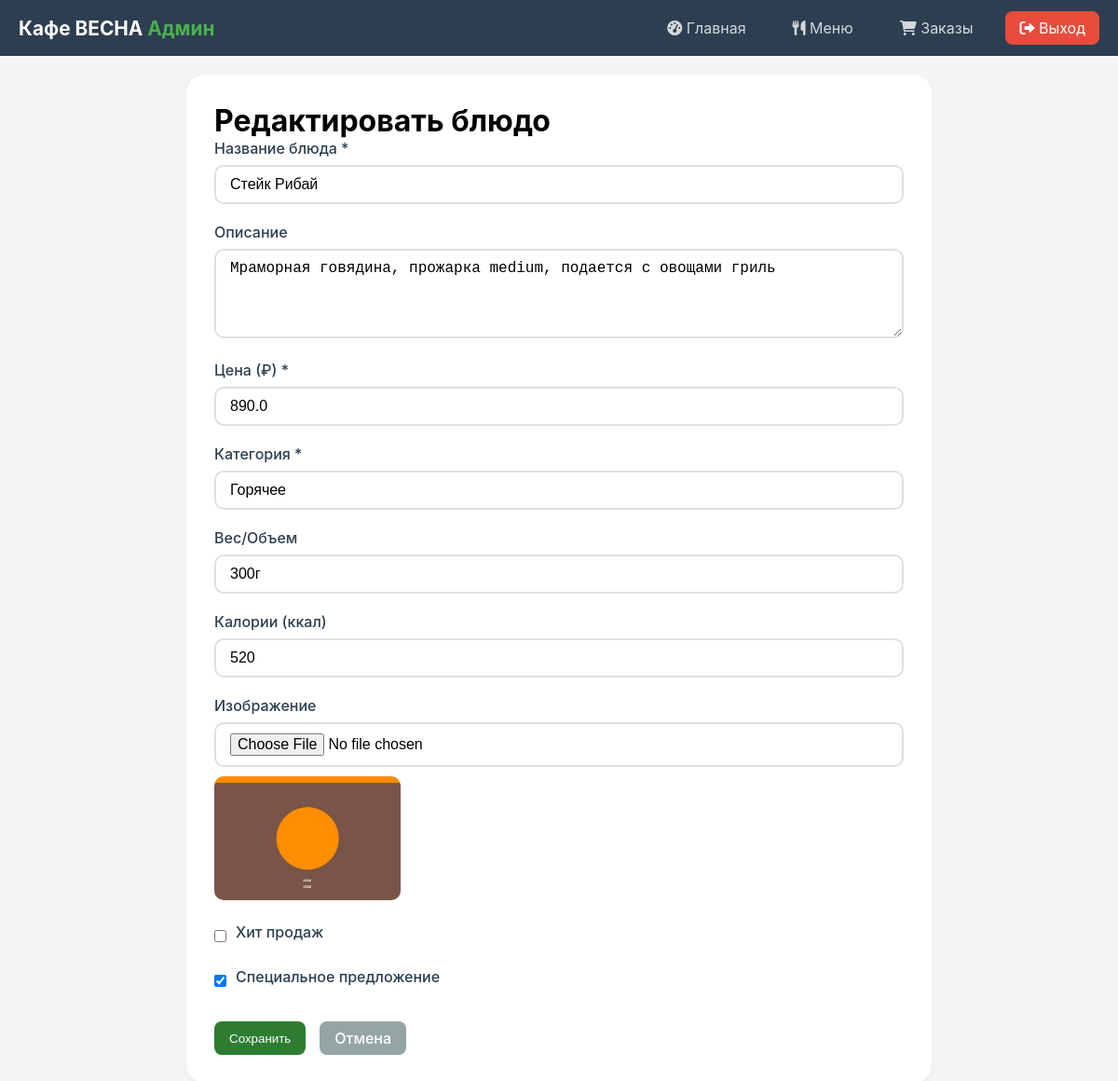
Page /admin/menu/edit/3 (signed in) on the earlier database version.
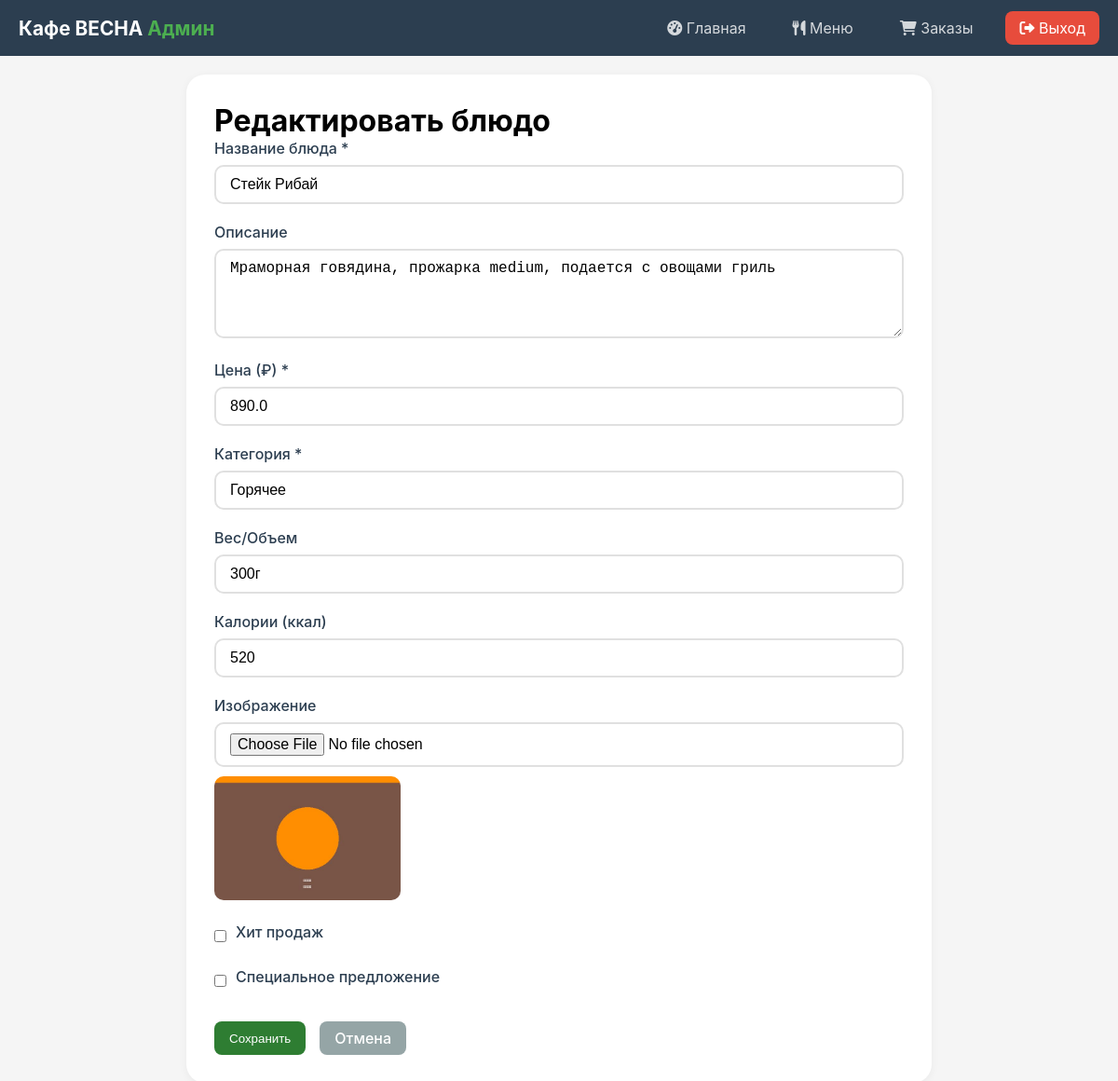
Same page on the later database version.
### app.py (models this page shows, shortened)
class MenuItem(db.Model):
    __tablename__ = 'menu_item'
    id = db.Column(db.Integer, primary_key=True)
    name = db.Column(db.String(100), nullable=False)
    description = db.Column(db.Text)
    price = db.Column(db.Float, nullable=False)
    category = db.Column(db.String(50))
    image_url = db.Column(db.String(200), default='/static/images/placeholder.jpg')
    is_popular = db.Column(db.Boolean, default=False)
    is_special = db.Column(db.Boolean, default=False)
    weight = db.Column(db.String(20))
    calories = db.Column(db.Integer)
    created_at = db.Column(db.DateTime, default=datetime.utcnow)

### app.py (the view, shortened to what this page needs)
@app.route('/admin/menu/edit/<int:item_id>', methods=['GET', 'POST'])
@admin_required
def admin_edit_item(item_id):
    item = MenuItem.query.get_or_404(item_id)
    return render_template('admin/item_form.html', title='Редактировать блюдо', item=item)

### app.py (called while the page is built)
@app.context_processor
def utility_processor():
    return {
        'image_exists': image_exists,
        'get_safe_image_url': get_safe_image_url,
        'now': datetime.now(),
        'cafe_name': CAFE_NAME,
        'cafe_address': CAFE_ADDRESS,
        'cafe_phone': CAFE_PHONE,
        'cafe_email': CAFE_EMAIL,
        'cafe_work_hours': CAFE_WORK_HOURS,
        'cafe_description': CAFE_DESCRIPTION,
        'cafe_slogan': CAFE_SLOGAN,
        'cafe_latitude': CAFE_LATITUDE,
        'cafe_longitude': CAFE_LONGITUDE,
        'cafe_image': CAFE_IMAGE,
        'cafe_image2': CAFE_IMAGE2,
        'social_instagram': SOCIAL_INSTAGRAM,
        'social_vk': SOCIAL_VK,
        'social_telegram': SOCIAL_TELEGRAM
    }

def admin_required(f):
    @wraps(f)
    def decorated_function(*args, **kwargs):
        if not session.get('admin_logged_in'):
            return redirect(url_for('admin_login'))
        return f(*args, **kwargs)
    return decorated_function

### templates/admin/item_form.html (shortened to what this page needs)
{% extends "admin/base.html" %}
{% block content %}
<div class="form-container">
    <h1>{{ title }}</h1>
    <form method="POST" enctype="multipart/form-data">
        <div class="form-group">
            <label>Название блюда *</label>
            <input type="text" name="name" class="form-control" value="{{ item.name if item else '' }}" required>
        </div>
        <div class="form-group">
            <label>Описание</label>
            <textarea name="description" class="form-control" rows="4">{{ item.description if item else '' }}</textarea>
        </div>
        <div class="form-group">
            <label>Цена (₽) *</label>
            <input type="number" name="price" class="form-control" step="0.01" value="{{ item.price if item else '' }}" required>
        </div>
        <div class="form-group">
            <label>Категория *</label>
            <input type="text" name="category" class="form-control" value="{{ item.category if item else '' }}" required placeholder="Салаты, Супы, Горячее, Десерты, Напитки">
        </div>
        <div class="form-group">
            <label>Вес/Объем</label>
            <input type="text" name="weight" class="form-control" value="{{ item.weight if item else '' }}" placeholder="250г, 300мл">
        </div>
        <div class="form-group">
            <label>Калории (ккал)</label>
            <input type="number" name="calories" class="form-control" value="{{ item.calories if item else '' }}">
        </div>
        <div class="form-group">
            <label>Изображение</label>
            <input type="file" name="image" class="form-control" accept="image/*" onchange="previewImage(this)">
            {% if item and item.image_url and 'placeholder' not in item.image_url %}
            <img src="{{ item.image_url }}" class="image-preview" id="imagePreview">
            {% else %}
            <img id="imagePreview" class="image-preview" style="display: none;">
            {% endif %}
        </div>
        <div class="form-group checkbox-group">
            <input type="checkbox" name="is_popular" {% if item and item.is_popular %}checked{% endif %}>
            <label>Хит продаж</label>
        </div>
        <div class="form-group checkbox-group">
            <input type="checkbox" name="is_special" {% if item and item.is_special %}checked{% endif %}>
            <label>Специальное предложение</label>
        </div>
        <div class="form-actions">
            <button type="submit" class="btn btn-primary">Сохранить</button>
            <a href="{{ url_for('admin_menu') }}" class="btn" style="background: #95a5a6; color: white;">Отмена</a>
        </div>
    </form>
</div>
{% endblock %}

Differences in the rows shown:
changed MenuItem "Стейк Рибай": is_special "☑" → "☐"
